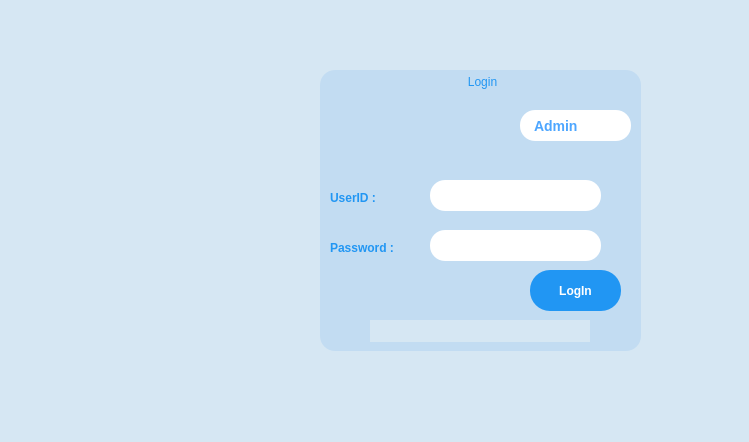
<?xml version="1.0" encoding="UTF-8"?>
<ui version="4.0">
 <class>SignInMenu</class>
 <widget class="QMainWindow" name="SignInMenu">
  <property name="geometry">
   <rect>
    <x>0</x>
    <y>0</y>
    <width>749</width>
    <height>442</height>
   </rect>
  </property>
  <property name="windowTitle">
   <string>InventorySysytemGUI</string>
  </property>
  <property name="styleSheet">
   <string notr="true">background-color:rgb(214, 231, 243);</string>
  </property>
  <widget class="QWidget" name="centralWidget">
   <property name="enabled">
    <bool>true</bool>
   </property>
   <widget class="QGroupBox" name="groupBox">
    <property name="geometry">
     <rect>
      <x>320</x>
      <y>70</y>
      <width>321</width>
      <height>281</height>
     </rect>
    </property>
    <property name="styleSheet">
     <string notr="true">QGroupBox {
    border-radius: 15px;
	background-color: #c2dcf2;
	
}

QGroupBox::title {
    subcontrol-origin: margin;
    subcontrol-position: top center;
    padding: 5px;
    padding-left: 10px;
    padding-right: 10px;
    color: #2196F3;
    font-weight: bold;
    font-size: 16px;
}

QGroupBox:hover, QGroupBox:focus {
    border: 1px solid #4da6ff;
}
</string>
    </property>
    <property name="title">
     <string>Login</string>
    </property>
    <property name="flat">
     <bool>false</bool>
    </property>
    <property name="checkable">
     <bool>false</bool>
    </property>
    <widget class="QComboBox" name="userType">
     <property name="geometry">
      <rect>
       <x>200</x>
       <y>40</y>
       <width>111</width>
       <height>31</height>
      </rect>
     </property>
     <property name="styleSheet">
      <string notr="true">QComboBox {
    background-color: #ffffff;
    border-radius: 15px;
    padding: 5px;
	padding-left: 14px;
    color: #4da6ff;
    font-size: 14px;
    font-weight: bold;
    text-align: center;
}

QComboBox::drop-down {
    subcontrol-origin: padding;
    subcontrol-position: top right;
    width: 30px;
    border-left-width: 0px;
    border-top-right-radius: 20px;
    border-bottom-right-radius: 20px;
}

QComboBox::down-arrow {
    image: url(icons/down-arrow.png);
    width: 16px;
    height: 16px;
}

QComboBox QAbstractItemView {
    selection-background-color: transparent;
    selection-color: white;
    background-color: white;
    border-radius: 15px;
    padding: 5px;
    color: black;
    border: none;
    outline: none;
    scrollbar-color: #CCCCCC #F5F5F5;
    font-weight: regular;
}

QComboBox QAbstractItemView::item {
    height: 30px;
}

QComboBox QAbstractItemView::item:hover {
    background-color: white;
    border-radius: 15px;
    font-weight: bold;
}

QComboBox QAbstractItemView::item:selected {
    border-radius: 15px;
    color: #4da6ff;
}

QComboBox QAbstractItemView::item:focus {
    background-color: transparent;
    font-weight: bold;
}

QComboBox::focus {
    border: none;
}

QComboBox QAbstractItemView::scrollbar {
    background-color: #F5F5F5;
    width: 10px;
    border-radius: 5px;
}

QComboBox QAbstractItemView::scrollbar:vertical {
    margin-right: 5px;
}

QComboBox QAbstractItemView::scrollbar-handle:vertical {
    background-color: #CCCCCC;
    border-radius: 5px;
    min-height: 20px;
}

QComboBox QAbstractItemView::scrollbar-handle:vertical:hover {
    background-color: #BBBBBB;
}

QComboBox QAbstractItemView::scrollbar:horizontal {
    margin-bottom: 5px;
}

QComboBox QAbstractItemView::scrollbar-handle:horizontal {
    min-width: 20px;
}
</string>
     </property>
     <item>
      <property name="text">
       <string>Admin</string>
      </property>
     </item>
     <item>
      <property name="text">
       <string>Customer</string>
      </property>
     </item>
     <item>
      <property name="text">
       <string>Employee</string>
      </property>
     </item>
    </widget>
    <widget class="QLineEdit" name="ID">
     <property name="geometry">
      <rect>
       <x>110</x>
       <y>110</y>
       <width>171</width>
       <height>31</height>
      </rect>
     </property>
     <property name="styleSheet">
      <string notr="true">QLineEdit {
    border-radius: 15px;
    background-color: white;
	font-size: 16px;
	padding-left: 10px;
    padding-right: 10px; 
}

QLineEdit:focus, QLineEdit:hover {
    border: 1px solid #4da6ff;
}</string>
     </property>
     <property name="text">
      <string/>
     </property>
     <property name="frame">
      <bool>false</bool>
     </property>
     <property name="placeholderText">
      <string comment="123"/>
     </property>
    </widget>
    <widget class="QLabel" name="UserID_text">
     <property name="geometry">
      <rect>
       <x>10</x>
       <y>120</y>
       <width>71</width>
       <height>16</height>
      </rect>
     </property>
     <property name="styleSheet">
      <string notr="true">QLabel {
    color: #2196F3;
    font-weight: bold;
	background-color: transparent;
}
</string>
     </property>
     <property name="text">
      <string>UserID :</string>
     </property>
    </widget>
    <widget class="QLabel" name="Pass_text">
     <property name="geometry">
      <rect>
       <x>10</x>
       <y>170</y>
       <width>81</width>
       <height>16</height>
      </rect>
     </property>
     <property name="styleSheet">
      <string notr="true">QLabel {
    color: #2196F3;
    font-weight: bold;
	background-color: transparent;
}
</string>
     </property>
     <property name="text">
      <string>Password :</string>
     </property>
    </widget>
    <widget class="QPushButton" name="logIn_button">
     <property name="geometry">
      <rect>
       <x>210</x>
       <y>200</y>
       <width>91</width>
       <height>41</height>
      </rect>
     </property>
     <property name="styleSheet">
      <string notr="true">QPushButton {
    background-color: #2196F3;
    color: #FFFFFF;
    border-radius: 20px;
    padding: 10px 20px;
    font-weight: bold;
}

QPushButton:hover {
    background-color: #1976D2;
}

QPushButton:pressed {
    background-color: #0D47A1;
}
</string>
     </property>
     <property name="text">
      <string>LogIn</string>
     </property>
    </widget>
    <widget class="QLineEdit" name="password">
     <property name="geometry">
      <rect>
       <x>110</x>
       <y>160</y>
       <width>171</width>
       <height>31</height>
      </rect>
     </property>
     <property name="styleSheet">
      <string notr="true">QLineEdit {
    border-radius: 15px;
    background-color: white;
	font-size: 16px;
	padding-left: 10px;
    padding-right: 10px; 
}

QLineEdit:focus, QLineEdit:hover {
    border: 1px solid #4da6ff;
}</string>
     </property>
     <property name="text">
      <string/>
     </property>
     <property name="frame">
      <bool>false</bool>
     </property>
     <property name="echoMode">
      <enum>QLineEdit::Password</enum>
     </property>
     <property name="placeholderText">
      <string/>
     </property>
    </widget>
    <widget class="QWidget" name="layoutWidget">
     <property name="geometry">
      <rect>
       <x>50</x>
       <y>250</y>
       <width>220</width>
       <height>22</height>
      </rect>
     </property>
     <layout class="QHBoxLayout" name="horizontalLayout">
      <item>
       <widget class="QLabel" name="label_5">
        <property name="styleSheet">
         <string notr="true">QLabel {
    color: black;
	background-color: transparent;
}</string>
        </property>
        <property name="text">
         <string>donot have an accocunt</string>
        </property>
       </widget>
      </item>
      <item>
       <widget class="QLabel" name="label_6">
        <property name="font">
         <font>
          <italic>true</italic>
         </font>
        </property>
        <property name="styleSheet">
         <string notr="true">QLabel {
    color: blue;
	background-color: transparent;
}</string>
        </property>
        <property name="text">
         <string>SignUp</string>
        </property>
       </widget>
      </item>
     </layout>
    </widget>
   </widget>
   <widget class="QLabel" name="picture">
    <property name="geometry">
     <rect>
      <x>40</x>
      <y>100</y>
      <width>241</width>
      <height>251</height>
     </rect>
    </property>
    <property name="text">
     <string/>
    </property>
   </widget>
  </widget>
 </widget>
 <layoutdefault spacing="6" margin="11"/>
 <resources/>
 <connections/>
</ui>
